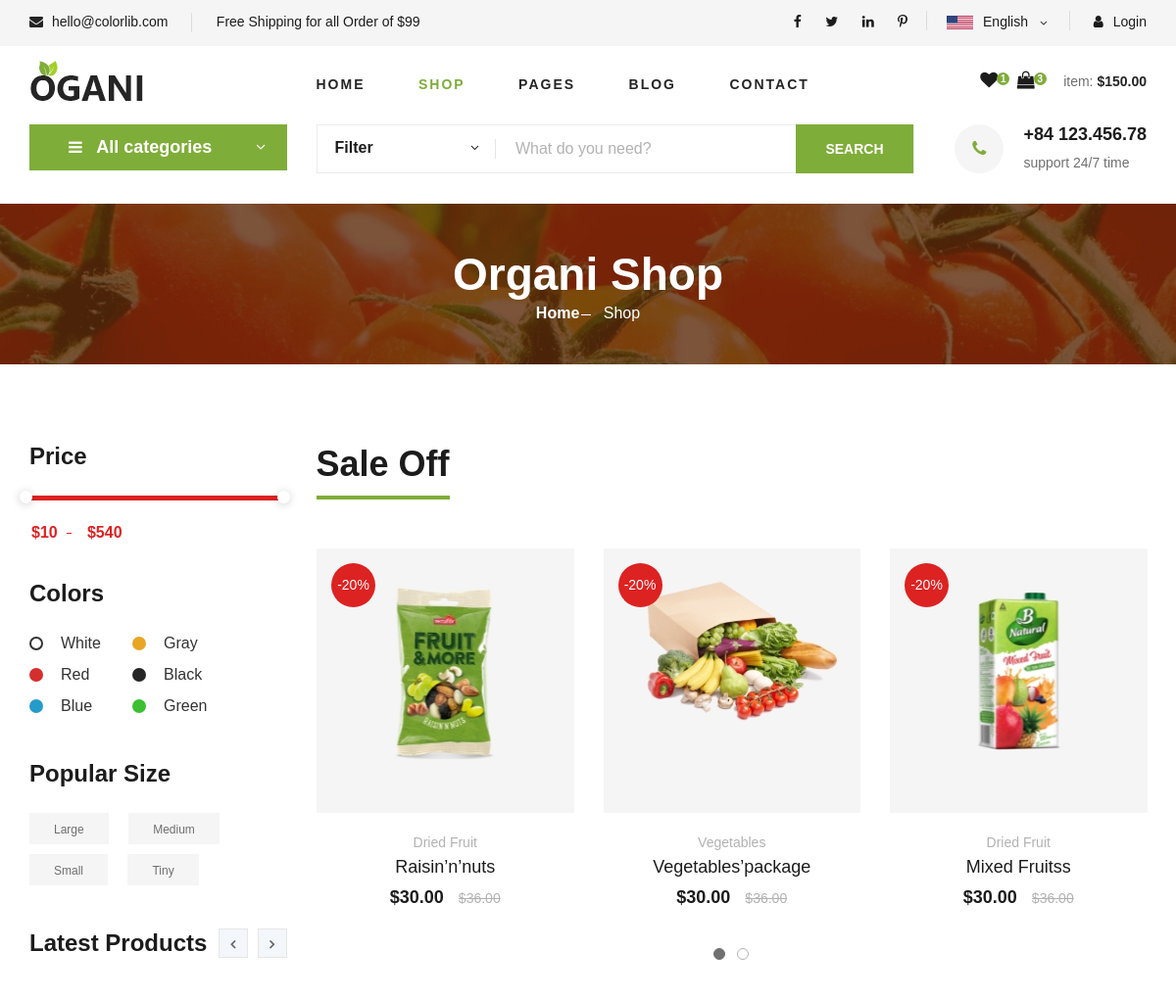
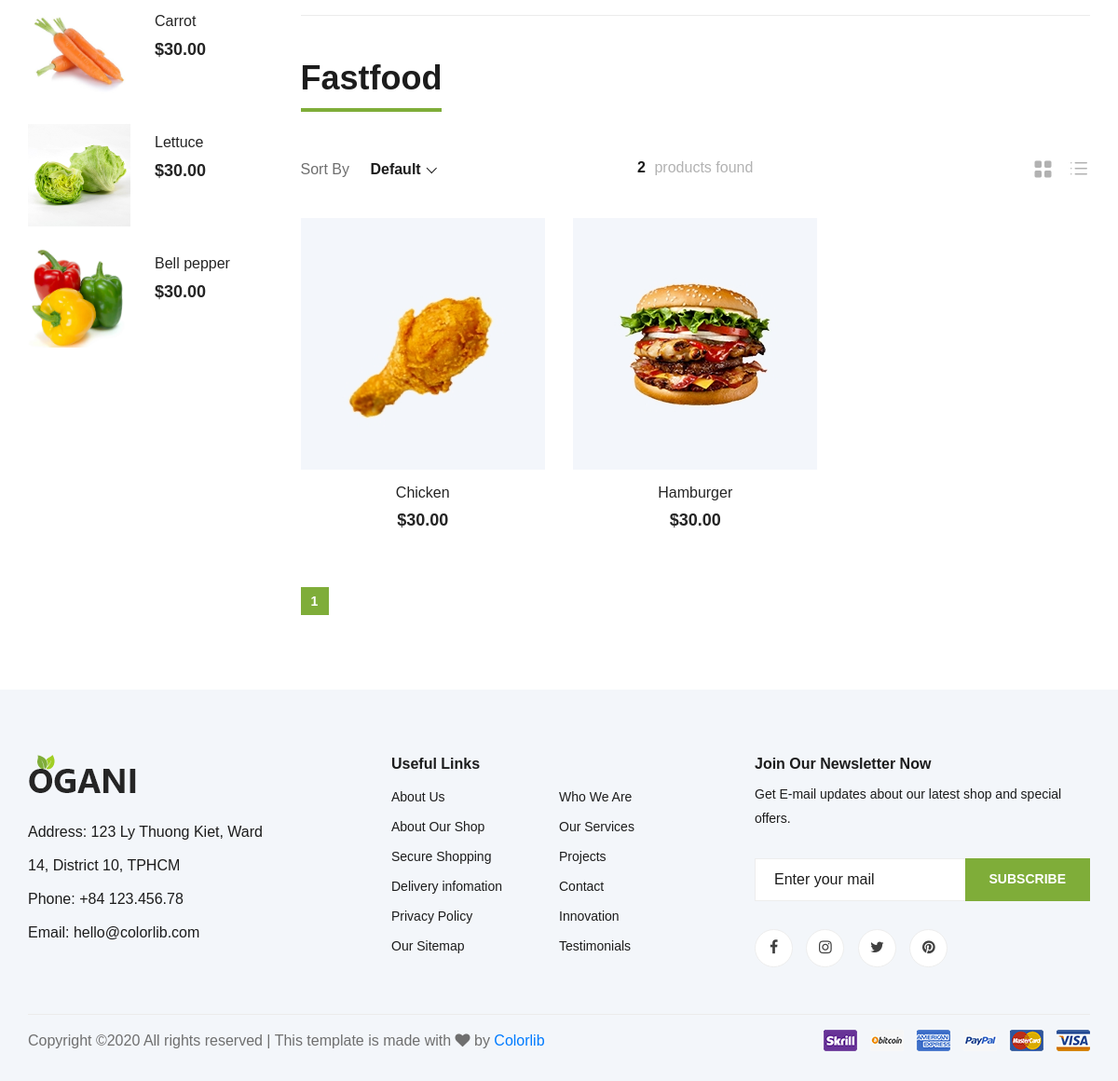
/shop/category/fastfood, run on the app's committed database (2 pictures, top to bottom).
### tables this page shows
CREATE TABLE `item` (
  `id_item` varchar(100) NOT NULL,
  `name_item` varchar(100) NOT NULL DEFAULT 'Default name',
  `avatar_item` varchar(500) NOT NULL DEFAULT 'Default link',
  `description_item` varchar(500) NOT NULL DEFAULT 'Default description',
  `price_item` int(11) NOT NULL DEFAULT 0,
  `availability_item` tinyint(1) NOT NULL DEFAULT 1,
  `weight_item` float NOT NULL DEFAULT 0,
  `sale_off_item` int(11) NOT NULL DEFAULT 0,
  `featured` tinyint(1) NOT NULL DEFAULT 0,
  `best_seller_item` tinyint(1) NOT NULL DEFAULT 0,
  `date_created_item` datetime DEFAULT NULL,
  `latest_date_updated_item` datetime DEFAULT NULL,
  `category_item` varchar(100) DEFAULT NULL
);

### mvc/core/Controller.php (called while the page is built, shortened)
<?php
class Controller{
    final public function view($view, $data = []){
        require_once "./mvc/views/".$view.".php";
    }
}
?>

### mvc/controllers/Shop.php (called while the page is built, shortened)
<?php
class Shop extends Controller{
    public function category($params){
        $item_list = $this->model("Item");
        $category_list = $this->model("Category");
        $this->view("Master1", array(
            "page"=>"shop",
            "category"=>$params,
            "name_category"=>$item_list->get_name_category($params),
            "item_list"=>$item_list->get_items_from_category_per_page($params),
            "category_list"=>$category_list->get_all_categories(),
            "latest_item_list"=>$item_list->get_latest_items(),
            "num_items"=>$item_list->get_num_category_items($params),
            "num_pages"=>$item_list->get_num_category_pages($params),
            "page_no"=>$item_list->get_page_no()
        ));
    }
}
?>

### mvc/core/App.php (called while the page is built, shortened)
<?php
class App{
    protected $action = "Action";
    final public function __construct(){
        $arr = $this->url_process();
        if(isset($arr[0])){
            if(file_exists("./mvc/controllers/".$arr[0].".php")){
                unset($arr[0]);
            }
        }
        $this->controller = new $this->controller;
        if(isset($arr[1])){
            if(method_exists($this->controller, $arr[1])){
                $this->action = $arr[1];
            }
            unset($arr[1]);
        }
        $this->params = $arr?array_values($arr):[];
        call_user_func_array([$this->controller, $this->action], $this->params);
    }
    final public function url_process(){
        if (isset($_GET["url"])){
            return explode("/", trim($_GET["url"]));
        }
    }
}
?>

### index.php (called while the page is built, shortened)
<?php
$app = new App();
?>

### mvc/core/Database.php (called while the page is built, shortened)
<?php
class Database{
    protected $servername = "localhost";
    protected $username = "root";
    protected $password = "";
    final public function __construct(){
        $this->conn = mysqli_connect($this->servername, $this->username, $this->password);
    }
}
?>

### mvc/models/Item.php (called while the page is built, shortened)
<?php
class Item extends Database{
    private $num_per_page = 6;
    private $page_no = 1;
    public function get_latest_items(){
        $sql = "SELECT item.*, category.name_category".
        " FROM item LEFT JOIN category ON item.category_item=category.id_category".
        " ORDER BY date_created_item DESC LIMIT 6;";
        $array_result = array();
        $sql_result = mysqli_query($this->conn, $sql);
        if($sql_result){
            while($row = mysqli_fetch_assoc($sql_result)){
                $array_result[] = $row;
            }
        }
        return json_encode($array_result);
    }
    public function get_items_from_category_per_page($category){
        $from = ($this->page_no - 1)*$this->num_per_page;
        $sql = "SELECT item.*, category.name_category".
        " FROM item LEFT JOIN category ON item.category_item=category.id_category".
        " WHERE category_item='".$category."'".
        " LIMIT ".$from.", ".$this->num_per_page.";";
        $array_result = array();
        $sql_result = mysqli_query($this->conn, $sql);
        if($sql_result){
            while($row = mysqli_fetch_assoc($sql_result)){
                $array_result[] = $row;
            }
        }
        return json_encode($array_result);
    }
}
?>

### mvc/views/pages/shop.php (the view, shortened to what this page needs)
<section class="breadcrumb-section set-bg" data-setbg="/tmdt_201/public/img/breadcrumb.jpg">
    <div class="container">
        <div class="row">
            <div class="col-lg-12 text-center">
                <div class="breadcrumb__text">
                    <h2>Organi Shop</h2>
                    <div class="breadcrumb__option">
                        <a href="http://localhost/tmdt_201/home">Home</a>
                        <span>Shop</span>
                    </div>
                </div>
            </div>
        </div>
    </div>
</section>
<section class="product spad">
    <div class="container">
        <div class="row">
            <div class="col-lg-3 col-md-5">
                <div class="sidebar">
                    <div class="sidebar__item">
                        <h4>Price</h4>
                        <div class="price-range-wrap">
                            <div class="price-range ui-slider ui-corner-all ui-slider-horizontal ui-widget ui-widget-content"
                                data-min="10" data-max="540">
                                <span tabindex="0" class="ui-slider-handle ui-corner-all ui-state-default"></span>
                                <span tabindex="0" class="ui-slider-handle ui-corner-all ui-state-default"></span>
                            </div>
                            <div class="range-slider">
                                <div class="price-input">
                                    <input type="text" id="minamount">
                                    <input type="text" id="maxamount">
                                </div>
                            </div>
                        </div>
                    </div>
                    <div class="sidebar__item sidebar__item__color--option">
                        <h4>Colors</h4>
                        <div class="sidebar__item__color sidebar__item__color--white">
                            <label for="white">
                                White
                            </label>
                        </div>
                        <div class="sidebar__item__color sidebar__item__color--gray">
                            <label for="gray">
                                Gray
                            </label>
                        </div>
                        <div class="sidebar__item__color sidebar__item__color--red">
                            <label for="red">
                                Red
                            </label>
                        </div>
                        <div class="sidebar__item__color sidebar__item__color--black">
                            <label for="black">
                                Black
                            </label>
                        </div>
                        <div class="sidebar__item__color sidebar__item__color--blue">
                            <label for="blue">
                                Blue
                            </label>
                        </div>
                        <div class="sidebar__item__color sidebar__item__color--green">
                            <label for="green">
                                Green
                            </label>
                        </div>
                    </div>
                    <div class="sidebar__item">
                        <h4>Popular Size</h4>
                        <div class="sidebar__item__size">
                            <label for="large">
                                Large
                            </label>
                        </div>
                        <div class="sidebar__item__size">
                            <label for="medium">
                                Medium
                            </label>
                        </div>
                        <div class="sidebar__item__size">
                            <label for="small">
                                Small
                            </label>
                        </div>
                        <div class="sidebar__item__size">
                            <label for="tiny">
                                Tiny
                            </label>
                        </div>
                    </div>
                    <div class="sidebar__item">
                        <div class="latest-product__text">
                            <h4>Latest Products</h4>
                            <div class="latest-product__slider owl-carousel">
                                <?php $latest_item_list = json_decode($data["latest_item_list"]);
                                $size_latest_item_list = count($latest_item_list);
                                for($row = 0; $row < $size_latest_item_list; $row++){
                                if($row % 3 == 0){
                                ?>
                                <div class="latest-prdouct__slider__item">
                                <?php }?>
                                    <a href="#" class="latest-product__item">
                                        <div class="latest-product__item__pic">
                                            <img src="/tmdt_201/public/img/product/<?php echo $latest_item_list[$row]->avatar_item; ?>.jpg" alt="" style="width: 110px;">
                                        </div>
                                        <div class="latest-product__item__text">
                                            <h6><?php echo $latest_item_list[$row]->name_item;?></h6>
                                            <span>$30.00</span>
                                        </div>
                                    </a>
                                    <?php if($row % 3 == 2){ ?>
                                </div>
                                <?php }}?>
                            </div>
                        </div>
                    </div>
                </div>
            </div>
            <div class="col-lg-9 col-md-7">
                <div class="product__discount">
                    <div class="section-title product__discount__title">
                        <h2>Sale Off</h2>
                    </div>
                    <div class="row">
                        <div class="product__discount__slider owl-carousel">
                            <div class="col-lg-4">
                                <div class="product__discount__item">
                                    <div class="product__discount__item__pic set-bg"
                                        data-setbg="/tmdt_201/public/img/product/discount/pd-1.jpg">
                                        <div class="product__discount__percent">-20%</div>
                                    </div>
                                    <div class="product__discount__item__text">
                                        <span>Dried Fruit</span>
                                        <h5><a href="#">Raisin’n’nuts</a></h5>
                                        <div class="product__item__price">$30.00 <span>$36.00</span></div>
                                    </div>
                                </div>
                            </div>
                            <div class="col-lg-4">
                                <div class="product__discount__item">
                                    <div class="product__discount__item__pic set-bg"
                                        data-setbg="/tmdt_201/public/img/product/discount/pd-2.jpg">
                                        <div class="product__discount__percent">-20%</div>
                                    </div>
                                    <div class="product__discount__item__text">
                                        <span>Vegetables</span>
                                        <h5><a href="#">Vegetables’package</a></h5>
                                        <div class="product__item__price">$30.00 <span>$36.00</span></div>
                                    </div>
                                </div>
                            </div>
                            <div class="col-lg-4">
                                <div class="product__discount__item">
                                    <div class="product__discount__item__pic set-bg"
                                        data-setbg="/tmdt_201/public/img/product/discount/pd-3.jpg">
                                        <div class="product__discount__percent">-20%</div>
                                    </div>
                                    <div class="product__discount__item__text">
                                        <span>Dried Fruit</span>
                                        <h5><a href="#">Mixed Fruitss</a></h5>
                                        <div class="product__item__price">$30.00 <span>$36.00</span></div>
                                    </div>
                                </div>
                            </div>
                        </div>
                    </div>
                </div>
                <div class="filter__item">
                    <div class="section-title product__discount__title">
                        <h2>
                        <?php
                        if(!isset($data['name_category'])){
                            echo 'All of products';
                        }
                        else{
                            echo json_decode($data['name_category'])->name_category;
                        }
                        ?>
                        </h2>
                    </div>
                    <div class="row">
                        <div class="col-lg-4 col-md-5">
                            <div class="filter__sort">
                                <span>Sort By</span>
                            </div>
                        </div>
                        <div class="col-lg-4 col-md-4">
                            <div class="filter__found">
                                <?php $item_list = json_decode($data['item_list']);
                                $size_item_list = count($item_list);
                                ?>
                                <h6><span><?php echo json_decode($data['num_items']); ?></span> products found</h6>
                            </div>
                        </div>
                        <div class="col-lg-4 col-md-3">
                            <div class="filter__option">
                                <span class="icon_grid-2x2"></span>
                                <span class="icon_ul"></span>
                            </div>
                        </div>
                    </div>
                </div>
                <div class="row">
                    <?php for($row = 0; $row < $size_item_list; $row++){ ?>
                    <div class="col-lg-4 col-md-6 col-sm-6">
                        <div class="product__item">
                            <div class="product__item__pic set-bg" data-setbg="/tmdt_201/public/img/product/<?php echo $item_list[$row]->avatar_item; ?>.jpg">
                            </div>
                            <div class="product__item__text">
                                <h6>
                                    <a href="http://localhost/tmdt_201/shop/detail/<?php echo $item_list[$row]->id_item;?>" class="language-option">
                                        <?php echo $item_list[$row]->name_item;?>
                                    </a>
                                </h6>
                                <h5>$30.00</h5>
                            </div>
                        </div>
                    </div>
                    <?php }?>
                </div>
                <div class="product__pagination">
                <?php
                $num_pages = json_decode($data['num_pages']);
                $page_no = json_decode($data['page_no']);
                $category = $data['category'];
                for($i = 1; $i <= $num_pages; $i++){
                ?>
                    <a href="http://localhost/tmdt_201/shop/<?php echo $category == 'all'?'page':'category_page/'.$category; ?>/<?php echo $i; ?>" <?php echo $page_no == $i?'class="active"':''; ?>><?php echo $i; ?></a>
                <?php }?>
                </div>
            </div>
        </div>
    </div>
</section>

### data on the page
item: avatar_item (picture), name_item "Carrot"
item: avatar_item (picture), name_item "Lettuce"
item: avatar_item (picture), name_item "Bell pepper"
item: shows a picture, name_item "Chicken"
item: shows a picture, name_item "Hamburger"

### other printed values
json_decode($data['name_category'])->name_category "Fastfood"
json_decode($data['num_items']) "2"
